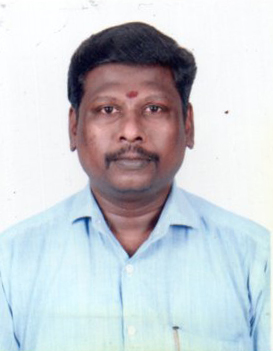
#> input picture data/sivakumar.jpg, 273 x 351 px
$ python main.py
#> lines starting #> are read from the running program, lines starting #| are printed output that depends on the picture; after the words box and inside, x2 and y2 are one past the last pixel; in counts of white or black regions, pixels touching at a corner belong together
import cv2
import os

# Load the pre-trained Haar Cascade classifier
face_cascade = cv2.CascadeClassifier('models/haarcascade_frontalface_default.xml')

# Read the input image
img = cv2.imread('data/sivakumar.jpg')
#> img is the input picture: shape (351, 273, 3); mean B, G, R 210.5, 205.2, 200.7
gray = cv2.cvtColor(img, cv2.COLOR_BGR2GRAY)
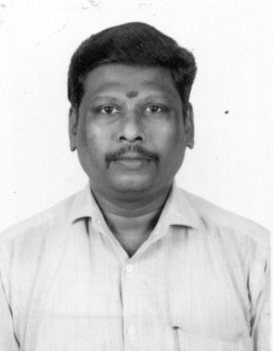
#> gray: shape (351, 273); min 5, max 255, mean 204.4

# Detect faces
faces = face_cascade.detectMultiScale(gray, 1.1, 4)
#> faces = [[66, 62, 129, 129]]

# Draw rectangle around the faces
for (x, y, w, h) in faces:
    cv2.rectangle(img, (x, y), (x+w, y+h), (255, 0, 0), 2)
#> this loop made 1 pass
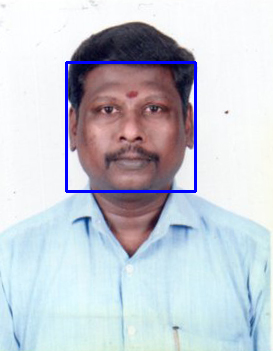
#> img: shape (351, 273, 3); 1.61% of pixels changed, all inside (x1, y1, x2, y2) = (65, 61, 197, 193)

# Save the output image
cv2.imwrite('output/detected_faces.jpg', img)

print("Face detection completed. Check the 'output' folder.")
